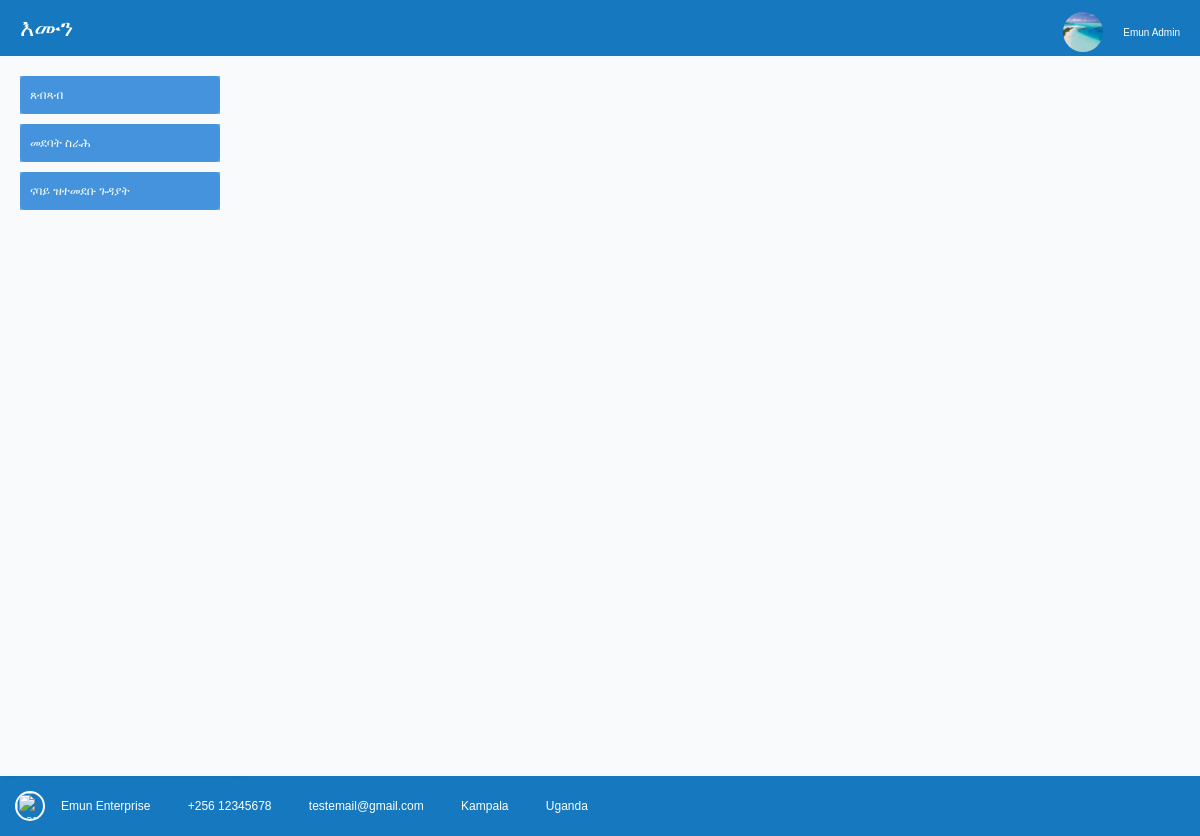
Page /marriage_application_list (signed in) on the earlier database version.
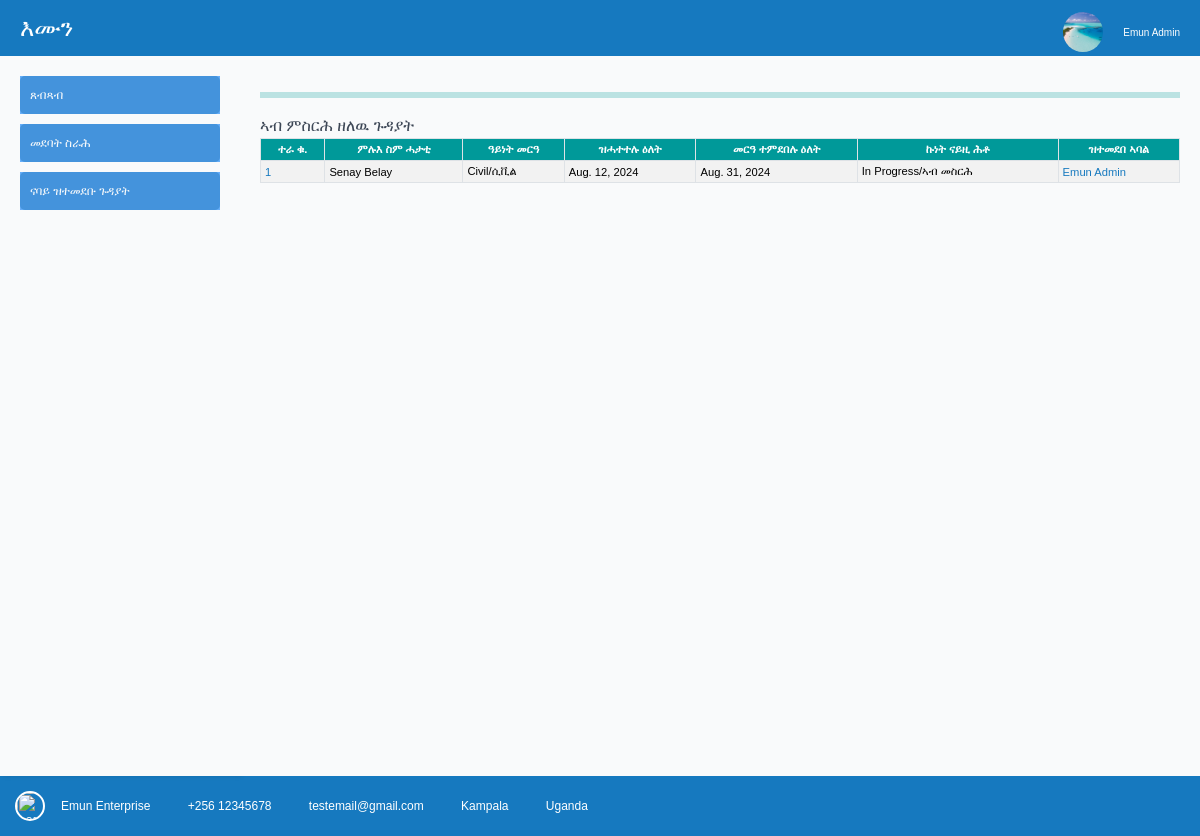
Same page on the later database version.
### attachments/models.py (models this page shows, shortened)
class MarriageRecord(TimestampMixin, UserStampedMixin, models.Model):
    CLASSIFICATION_CHOICES = [
        ('1', 'Civil/ሲቪል'),
        ('2', 'Christian/ክርስትያን'),
        ('3', 'Muslim/ምስልምና'),
        ('4', 'Hindu/ሂንዱ'),
        ('5', 'Customary/ባህላዊ'),
        ('6', 'Registered/ናይ መንግስ'),
    ]
    STATUS_CHOICES = [
        ('1', 'Initiated/ተበጊሱ'),
        ('2', 'Assigned/ተመዲቡ'),
        ('3', 'In Progress/ኣብ መስርሕ'),
        ('4', 'Completed/ተዛዚሙ'),
        ('5', 'Cancelled/ተሰሪዙ'),
    ]
    requestor = models.ForeignKey(User, on_delete=models.PROTECT, null=True)
    marriage_classification = models.CharField(max_length=1, choices=CLASSIFICATION_CHOICES, null=True)
    requested_date = models.DateField(auto_now_add=True)
    marriage_planned_date = models.DateField(blank=True, null=True)
    record_status = models.CharField(max_length=1, choices=STATUS_CHOICES, default='1',)
    assigned_officer = models.ForeignKey(User, on_delete=models.PROTECT, null=True, related_name="person_assigned_marriage")
    officer_notes = models.TextField(null=True, blank=True)

### decorators.py (the view)
    def wrapper(request, *args, **kwargs):
        if request.user.is_authenticated:
            return view_func(request, *args, **kwargs)
        else:
            messages.error(request, "Access denied")
            return redirect('login')

### home/templatetags/group_tags.py (called while the page is built)
@register.filter(name='has_group')
def has_group(user, group_name):
    group = Group.objects.get(name=group_name)
    return group in user.groups.all()

### reports/views.py (called while the page is built)
@authentication_required
@allowed_users(allowed_roles=['admin', 'moderator'])
def marriage_application_list(request):
    info = MarriageRecord.objects.all()
    return render(request, 'marriage_application_list.html', {
        'info': info,
    })

### reports/templates/marriage_application_list.html (shortened to what this page needs)
{% extends 'base.html' %}
{% load static %}
{% block content %}
{% for i in info %}
{% if i.record_status == "3" %}
<hr>
<div>
    <span>ኣብ ምስርሕ ዘለዉ ጉዳያት </span>
    <table class="table table-striped table-hover table-bordered table-sm align-middle">
        <thead align="center">
        <tr>
            <th scope="col">ተራ ቁ.</th>
            <th scope="col">ምሉእ ስም ሓታቲ</th>
            <th scope="col">ዓይነት መርዓ</th>
            <th scope="col">ዝሓተተሉ ዕለት</th>
            <th scope="col">መርዓ ተምደበሉ ዕለት</th>
            <th scope="col">ኩነት ናይዚ ሕቶ</th>
            <th scope="col">ዝተመደበ ኣባል</th>
        </tr>
        </thead>
        <tbody>
        <tr>
            <td><a href="{% url 'compiled_marriage_application' i.id %}">{{ i.id }}</a></td>
            <td>{{ i.requestor.first_name }} {{ i.requestor.last_name }}</td>
            <td>{{ i.get_marriage_classification_display }}</td>
            <td>{{ i.requested_date }}</td>
            <td>{{ i.marriage_planned_date }}</td>
            <td>{{ i.get_record_status_display }}</td>
            <td>
                {% if i.assigned_officer != None %}
                    <a href="{% url 'assign_task_marriage' i.id %}">
                        {{ i.assigned_officer.first_name }} {{ i.assigned_officer.last_name }}
                    </a>
                {% else %}
                    <a href="{% url 'assign_task_marriage' i.id %}">ሰብ መድበሉ</a>
                {% endif %}
            </td>
        </tr>
        </tbody>
    </table>
</div>
{% endif %}
{% endfor %}
{% endblock %}

Differences in the rows shown:
added MarriageRecord: id "1", requestor.first_name "Senay", requestor.last_name "Belay", marriage_classification "Civil/ሲቪል", requested_date "Aug. 12, 2024", marriage_planned_date "Aug. 31, 2024", record_status "In Progress/ኣብ መስርሕ", assigned_officer.first_name "Emun", assigned_officer.last_name "Admin"
